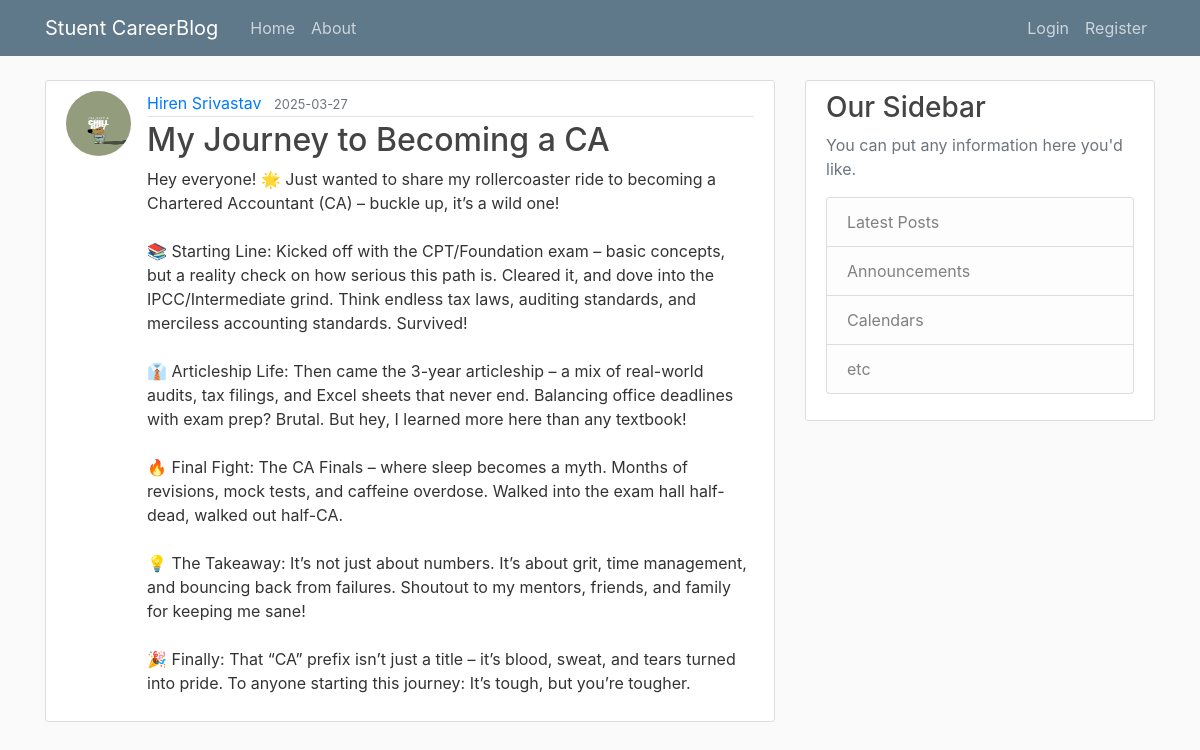
Screenshot of /post/2 with the database file from the repository.
### flaskblog/models.py (models this page shows, shortened)
class User(db.Model, UserMixin):
    id = db.Column(db.Integer, primary_key=True)
    username = db.Column(db.String(20), unique=True, nullable=False)
    email = db.Column(db.String(120), unique=True, nullable=False)
    image_file = db.Column(db.String(20), nullable=False, default='default.jpg')
    password = db.Column(db.String(60), nullable=False)
    posts = db.relationship('Post', backref='author', lazy=True)

class Post(db.Model):
    id = db.Column(db.Integer, primary_key=True)
    title = db.Column(db.String(100), nullable=False)
    date_posted = db.Column(db.DateTime, nullable=False, default=datetime.utcnow)
    content = db.Column(db.Text, nullable=False)
    user_id = db.Column(db.Integer, db.ForeignKey('user.id'), nullable=False)

### flaskblog/posts/routes.py (the view)
@posts.route("/post/<int:post_id>")
def post(post_id):
    post = Post.query.get_or_404(post_id)
    return render_template('post.html', title=post.title, post=post)

### flaskblog/templates/post.html (shortened to what this page needs)
{% extends "layout.html" %}
{% block content %}
<article class="media content-section">
    <img class="rounded-circle article-img"
        src="{{ url_for('static', filename='profile_pics/' + post.author.image_file) }}">
    <div class="media-body">
        <div class="article-metadata">
            <a class="mr-2" href="{{ url_for('users.user_posts', username=post.author.username) }}">{{
                post.author.username }}</a>
            <small class="text-muted">{{ post.date_posted.strftime('%Y-%m-%d') }}</small>
        </div>
        <h2 class="article-title">{{ post.title }}</h2>
        <p class="article-content">{{ post.content }}</p>
    </div>
</article>
{% endblock content %}

### flaskblog/static/main.css (style rules this page uses)
body { background: #fafafa; color: #333333; margin-top: 5rem; }
h1, h2, h3, h4, h5, h6 { color: #444444; }
.content-section { background: #ffffff; padding: 10px 20px; border: 1px solid #dddddd; border-radius: 3px; margin-bottom: 20px; }
.article-title { color: #444444; }
.article-content { white-space: pre-line; }
.article-img { height: 65px; width: 65px; margin-right: 16px; }
.article-metadata { padding-bottom: 1px; margin-bottom: 4px; border-bottom: 1px solid #e3e3e3 }

### rows the page displays
User: image_file (placeholder picture), author.username "Hiren Srivastav"
Post: date_posted "2025-03-27", title "My Journey to Becoming a CA", content "Hey everyone! 🌟 Just wanted to share my rollercoaster ride to becoming a Chartered Accountant (CA) – buckle up, it’s a wild one! 📚 Starting Line: Kicked off with the CPT/Foundation exam – basic concepts, but a reality check on how serious this path is. Cleared it, and dove into the IPCC/Intermediate grind. Think endless tax laws, auditing standards, and merciless accounting standards. Survived! 👔 Articleship Life: Then came the 3-year articleship – a mix of real-world audits, tax filings, and Excel sheets that never end. Balancing office deadlines with exam prep? Brutal. But hey, I learned more here than any textbook! 🔥 Final Fight: The CA Finals – where sleep becomes a myth. Months of…"
